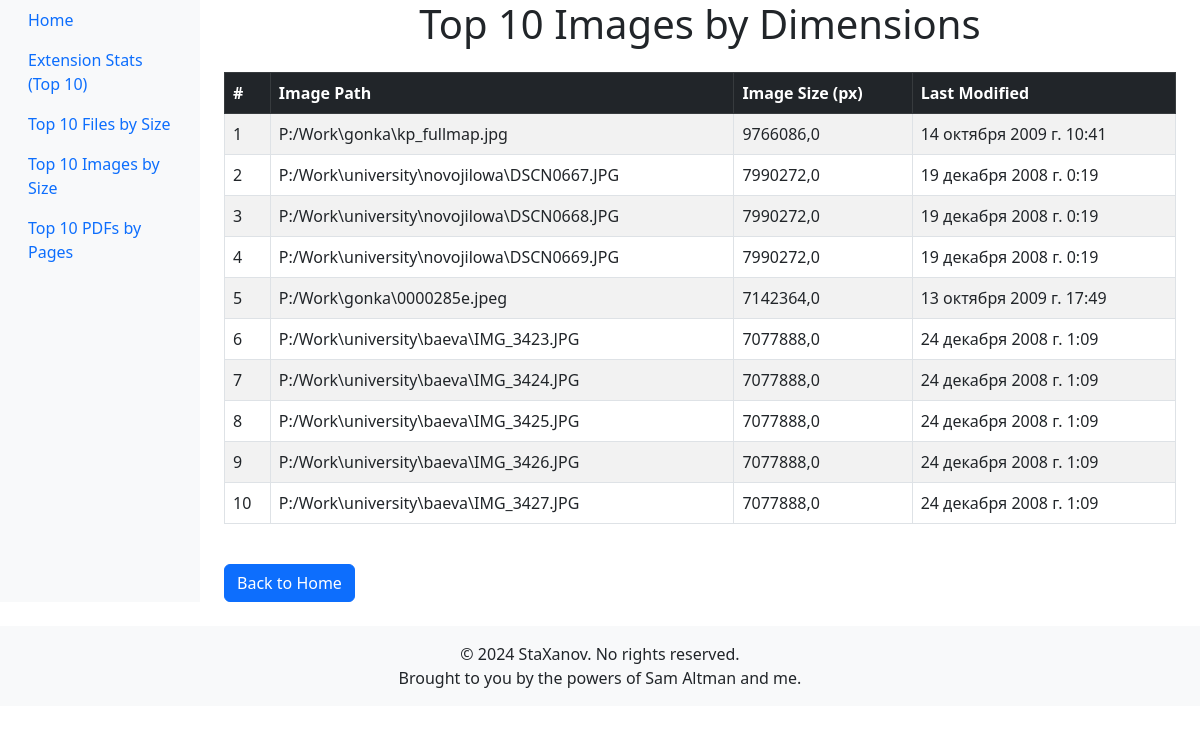
/stknapp/top/10/bydimensions/, run on the app's committed database.
### stknapp/models.py (models this page shows, shortened)
class FileInfo(models.Model):
    path = models.CharField(max_length=200)
    extension = models.CharField(max_length=10, null=True, blank=True)
    is_folder = models.BooleanField(null=True)
    size = models.FloatField()
    last_modified = models.DateTimeField(null=True, blank=True)
    created_time = models.DateTimeField(auto_now_add=True)
    is_container = models.BooleanField(null=True, blank=True)
    parent_object = models.CharField(null=True, blank=True, max_length=200)
    within_container = models.BooleanField(null=True)
    Office_last_mod_time = models.DateTimeField(null=True, blank=True)
    Office_last_mod_by = models.CharField(max_length=50, null=True, blank=True)
    XLS_num_sheets = models.IntegerField(null=True, blank=True)
    PDF_num_pages = models.IntegerField(null=True, blank=True)
    PDF_layout = models.CharField(max_length=20, null=True, blank=True)
    MP3_track_title = models.CharField(max_length=100, null=True, blank=True)
    MP3_artist = models.CharField(max_length=100, null=True, blank=True)
    MP3_duration = models.CharField(max_length=10, null=True, blank=True)
    AUD_bitrate = models.CharField(max_length=10, null=True, blank=True)
    IMG_size = models.FloatField(null=True, blank=True)
    IMG_dpi = models.CharField(max_length=10, null=True, blank=True)
    IMG_device = models.CharField(max_length=20, null=True, blank=True)

### stknapp/views.py (the view)
# urls.py: path("top/<int:num>/bydimensions/", views.imgtop, name="imgtop"),
def imgtop(request, num):
    try:
        num = int(num)  # строку в инт
        top_images = FileInfo.objects.filter(IMG_size__isnull=False).order_by('-IMG_size')[:num]
        context = {
            "top_images": top_images,
            "num": num,
        }
        return render(request, "imgtop.html", context)
    except ValueError:
        return render(request, "imgtop.html", {"error": "Invalid number of images specified."})

### stknapp/templates/imgtop.html (shortened to what this page needs)
{% extends "base.html" %}
{% block content %}
<h1 class="text-center">Top {{ num }} Images by Dimensions</h1>
{% if top_images %}
    <table class="table table-striped table-bordered mt-4">
        <thead class="table-dark">
            <tr>
                <th>#</th>
                <th>Image Path</th>
                <th>Image Size (px)</th>
                <th>Last Modified</th>
            </tr>
        </thead>
        <tbody>
            {% for img in top_images %}
                <tr>
                    <td>{{ forloop.counter }}</td>
                    <td>{{ img.path }}</td>
                    <td>{{ img.IMG_size }}</td>
                    <td>{{ img.last_modified }}</td>
                </tr>
            {% endfor %}
        </tbody>
    </table>
{% else %}
    <p class="text-center mt-4">No images found.</p>
{% endif %}
<a href="/stknapp" class="btn btn-primary mt-4">Back to Home</a>
{% endblock %}

### data on the page
FileInfo: path "P:/Work\\gonka\\kp_fullmap.jpg", IMG_size "9766086,0", last_modified "14 октября 2009 г. 10:41"
FileInfo: path "P:/Work\\university\\novojilowa\\DSCN0667.JPG", IMG_size "7990272,0", last_modified "19 декабря 2008 г. 0:19"
FileInfo: path "P:/Work\\university\\novojilowa\\DSCN0668.JPG", IMG_size "7990272,0", last_modified "19 декабря 2008 г. 0:19"
FileInfo: path "P:/Work\\university\\novojilowa\\DSCN0669.JPG", IMG_size "7990272,0", last_modified "19 декабря 2008 г. 0:19"
FileInfo: path "P:/Work\\gonka\\0000285e.jpeg", IMG_size "7142364,0", last_modified "13 октября 2009 г. 17:49"
FileInfo: path "P:/Work\\university\\baeva\\IMG_3423.JPG", IMG_size "7077888,0", last_modified "24 декабря 2008 г. 1:09"
FileInfo: path "P:/Work\\university\\baeva\\IMG_3424.JPG", IMG_size "7077888,0", last_modified "24 декабря 2008 г. 1:09"
FileInfo: path "P:/Work\\university\\baeva\\IMG_3425.JPG", IMG_size "7077888,0", last_modified "24 декабря 2008 г. 1:09"
FileInfo: path "P:/Work\\university\\baeva\\IMG_3426.JPG", IMG_size "7077888,0", last_modified "24 декабря 2008 г. 1:09"
FileInfo: path "P:/Work\\university\\baeva\\IMG_3427.JPG", IMG_size "7077888,0", last_modified "24 декабря 2008 г. 1:09"
